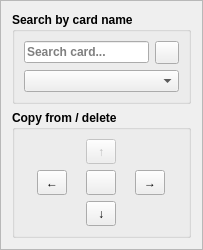
     <widget class="QFrame" name="frame_1">
      <property name="sizePolicy">
       <sizepolicy hsizetype="Preferred" vsizetype="Preferred">
        <horstretch>1</horstretch>
        <verstretch>1</verstretch>
       </sizepolicy>
      </property>
      <property name="frameShape">
       <enum>QFrame::StyledPanel</enum>
      </property>
      <property name="frameShadow">
       <enum>QFrame::Plain</enum>
      </property>
      <layout class="QVBoxLayout" name="verticalLayout_2">
       <item>
        <widget class="QGroupBox" name="SearchCardGroupBox_1">
         <property name="font">
          <font>
           <weight>75</weight>
           <bold>true</bold>
          </font>
         </property>
         <property name="title">
          <string>Search by card name</string>
         </property>
         <layout class="QGridLayout" name="gridLayout_13">
          <item row="0" column="0">
           <widget class="QLineEdit" name="SearchCardEdit_1">
            <property name="placeholderText">
             <string>Search card...</string>
            </property>
            <property name="clearButtonEnabled">
             <bool>true</bool>
            </property>
           </widget>
          </item>
          <item row="0" column="1">
           <widget class="QToolButton" name="RunSearchToolButton_1">
            <property name="text">
             <string/>
            </property>
           </widget>
          </item>
          <item row="2" column="0" colspan="2">
           <widget class="QComboBox" name="SearchCardCombo_1"/>
          </item>
         </layout>
        </widget>
       </item>
       <item>
        <widget class="QGroupBox" name="CopyFromGroupBox_1">
         <property name="font">
          <font>
           <weight>75</weight>
           <bold>true</bold>
          </font>
         </property>
         <property name="title">
          <string>Copy from / delete</string>
         </property>
         <layout class="QGridLayout" name="gridLayout_3">
          <item row="0" column="1">
           <widget class="QToolButton" name="CopyUpButton_1">
            <property name="enabled">
             <bool>false</bool>
            </property>
            <property name="minimumSize">
             <size>
              <width>30</width>
              <height>25</height>
             </size>
            </property>
            <property name="text">
             <string>↑</string>
            </property>
           </widget>
          </item>
          <item row="1" column="0">
           <widget class="QToolButton" name="CopyLeftButton_1">
            <property name="minimumSize">
             <size>
              <width>30</width>
              <height>25</height>
             </size>
            </property>
            <property name="text">
             <string>←</string>
            </property>
           </widget>
          </item>
          <item row="2" column="1">
           <widget class="QToolButton" name="CopyDownButton_1">
            <property name="minimumSize">
             <size>
              <width>30</width>
              <height>25</height>
             </size>
            </property>
            <property name="text">
             <string>↓</string>
            </property>
           </widget>
          </item>
          <item row="1" column="2">
           <widget class="QToolButton" name="CopyRightButton_1">
            <property name="minimumSize">
             <size>
              <width>30</width>
              <height>25</height>
             </size>
            </property>
            <property name="text">
             <string>→</string>
            </property>
           </widget>
          </item>
          <item row="1" column="1">
           <widget class="QToolButton" name="DeleteButton_1">
            <property name="minimumSize">
             <size>
              <width>30</width>
              <height>25</height>
             </size>
            </property>
            <property name="text">
             <string/>
            </property>
           </widget>
          </item>
         </layout>
        </widget>
       </item>
      </layout>
     </widget>
